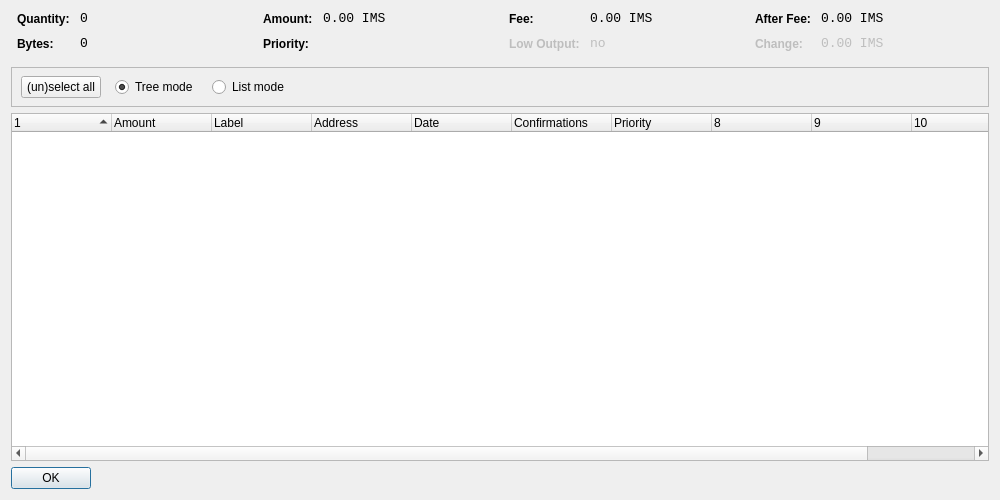
<?xml version="1.0" encoding="UTF-8"?>
<ui version="4.0">
 <class>CoinControlDialog</class>
 <widget class="QDialog" name="CoinControlDialog">
  <property name="geometry">
   <rect>
    <x>0</x>
    <y>0</y>
    <width>1000</width>
    <height>500</height>
   </rect>
  </property>
  <property name="windowTitle">
   <string>Coin Control</string>
  </property>
  <layout class="QVBoxLayout" name="verticalLayout">
   <item>
    <layout class="QHBoxLayout" name="horizontalLayoutTop" stretch="0,0,0,0">
     <property name="topMargin">
      <number>0</number>
     </property>
     <property name="bottomMargin">
      <number>10</number>
     </property>
     <item>
      <layout class="QFormLayout" name="formLayoutCoinControl1">
       <property name="horizontalSpacing">
        <number>10</number>
       </property>
       <property name="verticalSpacing">
        <number>10</number>
       </property>
       <property name="leftMargin">
        <number>6</number>
       </property>
       <property name="rightMargin">
        <number>6</number>
       </property>
       <item row="0" column="0">
        <widget class="QLabel" name="labelCoinControlQuantityText">
         <property name="styleSheet">
          <string notr="true">font-weight:bold;</string>
         </property>
         <property name="text">
          <string>Quantity:</string>
         </property>
        </widget>
       </item>
       <item row="0" column="1">
        <widget class="QLabel" name="labelCoinControlQuantity">
         <property name="font">
          <font>
           <family>Monospace</family>
           <pointsize>10</pointsize>
          </font>
         </property>
         <property name="cursor">
          <cursorShape>IBeamCursor</cursorShape>
         </property>
         <property name="contextMenuPolicy">
          <enum>Qt::ActionsContextMenu</enum>
         </property>
         <property name="text">
          <string notr="true">0</string>
         </property>
         <property name="textInteractionFlags">
          <set>Qt::LinksAccessibleByMouse|Qt::TextSelectableByKeyboard|Qt::TextSelectableByMouse</set>
         </property>
        </widget>
       </item>
       <item row="1" column="0">
        <widget class="QLabel" name="labelCoinControlBytesText">
         <property name="styleSheet">
          <string notr="true">font-weight:bold;</string>
         </property>
         <property name="text">
          <string>Bytes:</string>
         </property>
        </widget>
       </item>
       <item row="1" column="1">
        <widget class="QLabel" name="labelCoinControlBytes">
         <property name="font">
          <font>
           <family>Monospace</family>
           <pointsize>10</pointsize>
          </font>
         </property>
         <property name="cursor">
          <cursorShape>IBeamCursor</cursorShape>
         </property>
         <property name="contextMenuPolicy">
          <enum>Qt::ActionsContextMenu</enum>
         </property>
         <property name="text">
          <string notr="true">0</string>
         </property>
         <property name="textInteractionFlags">
          <set>Qt::LinksAccessibleByMouse|Qt::TextSelectableByKeyboard|Qt::TextSelectableByMouse</set>
         </property>
        </widget>
       </item>
      </layout>
     </item>
     <item>
      <layout class="QFormLayout" name="formLayoutCoinControl2">
       <property name="horizontalSpacing">
        <number>10</number>
       </property>
       <property name="verticalSpacing">
        <number>10</number>
       </property>
       <property name="leftMargin">
        <number>6</number>
       </property>
       <property name="rightMargin">
        <number>6</number>
       </property>
       <item row="0" column="0">
        <widget class="QLabel" name="labelCoinControlAmountText">
         <property name="styleSheet">
          <string notr="true">font-weight:bold;</string>
         </property>
         <property name="text">
          <string>Amount:</string>
         </property>
        </widget>
       </item>
       <item row="0" column="1">
        <widget class="QLabel" name="labelCoinControlAmount">
         <property name="font">
          <font>
           <family>Monospace</family>
           <pointsize>10</pointsize>
          </font>
         </property>
         <property name="cursor">
          <cursorShape>IBeamCursor</cursorShape>
         </property>
         <property name="contextMenuPolicy">
          <enum>Qt::ActionsContextMenu</enum>
         </property>
         <property name="text">
          <string notr="true">0.00 IMS</string>
         </property>
         <property name="textInteractionFlags">
          <set>Qt::LinksAccessibleByMouse|Qt::TextSelectableByKeyboard|Qt::TextSelectableByMouse</set>
         </property>
        </widget>
       </item>
       <item row="1" column="0">
        <widget class="QLabel" name="labelCoinControlPriorityText">
         <property name="styleSheet">
          <string notr="true">font-weight:bold;</string>
         </property>
         <property name="text">
          <string>Priority:</string>
         </property>
        </widget>
       </item>
       <item row="1" column="1">
        <widget class="QLabel" name="labelCoinControlPriority">
         <property name="font">
          <font>
           <family>Monospace</family>
           <pointsize>10</pointsize>
          </font>
         </property>
         <property name="cursor">
          <cursorShape>IBeamCursor</cursorShape>
         </property>
         <property name="contextMenuPolicy">
          <enum>Qt::ActionsContextMenu</enum>
         </property>
         <property name="text">
          <string/>
         </property>
         <property name="textInteractionFlags">
          <set>Qt::LinksAccessibleByMouse|Qt::TextSelectableByKeyboard|Qt::TextSelectableByMouse</set>
         </property>
        </widget>
       </item>
      </layout>
     </item>
     <item>
      <layout class="QFormLayout" name="formLayoutCoinControl3">
       <property name="horizontalSpacing">
        <number>10</number>
       </property>
       <property name="verticalSpacing">
        <number>10</number>
       </property>
       <property name="leftMargin">
        <number>6</number>
       </property>
       <property name="rightMargin">
        <number>6</number>
       </property>
       <item row="0" column="0">
        <widget class="QLabel" name="labelCoinControlFeeText">
         <property name="styleSheet">
          <string notr="true">font-weight:bold;</string>
         </property>
         <property name="text">
          <string>Fee:</string>
         </property>
        </widget>
       </item>
       <item row="0" column="1">
        <widget class="QLabel" name="labelCoinControlFee">
         <property name="font">
          <font>
           <family>Monospace</family>
           <pointsize>10</pointsize>
          </font>
         </property>
         <property name="cursor">
          <cursorShape>IBeamCursor</cursorShape>
         </property>
         <property name="contextMenuPolicy">
          <enum>Qt::ActionsContextMenu</enum>
         </property>
         <property name="text">
          <string notr="true">0.00 IMS</string>
         </property>
         <property name="textInteractionFlags">
          <set>Qt::LinksAccessibleByMouse|Qt::TextSelectableByKeyboard|Qt::TextSelectableByMouse</set>
         </property>
        </widget>
       </item>
       <item row="1" column="0">
        <widget class="QLabel" name="labelCoinControlLowOutputText">
         <property name="enabled">
          <bool>false</bool>
         </property>
         <property name="styleSheet">
          <string notr="true">font-weight:bold;</string>
         </property>
         <property name="text">
          <string>Low Output:</string>
         </property>
        </widget>
       </item>
       <item row="1" column="1">
        <widget class="QLabel" name="labelCoinControlLowOutput">
         <property name="enabled">
          <bool>false</bool>
         </property>
         <property name="font">
          <font>
           <family>Monospace</family>
           <pointsize>10</pointsize>
          </font>
         </property>
         <property name="cursor">
          <cursorShape>IBeamCursor</cursorShape>
         </property>
         <property name="contextMenuPolicy">
          <enum>Qt::ActionsContextMenu</enum>
         </property>
         <property name="text">
          <string notr="true">no</string>
         </property>
         <property name="textInteractionFlags">
          <set>Qt::LinksAccessibleByMouse|Qt::TextSelectableByKeyboard|Qt::TextSelectableByMouse</set>
         </property>
        </widget>
       </item>
      </layout>
     </item>
     <item>
      <layout class="QFormLayout" name="formLayoutCoinControl4">
       <property name="horizontalSpacing">
        <number>10</number>
       </property>
       <property name="verticalSpacing">
        <number>10</number>
       </property>
       <property name="leftMargin">
        <number>6</number>
       </property>
       <property name="rightMargin">
        <number>6</number>
       </property>
       <item row="0" column="0">
        <widget class="QLabel" name="labelCoinControlAfterFeeText">
         <property name="styleSheet">
          <string notr="true">font-weight:bold;</string>
         </property>
         <property name="text">
          <string>After Fee:</string>
         </property>
        </widget>
       </item>
       <item row="0" column="1">
        <widget class="QLabel" name="labelCoinControlAfterFee">
         <property name="font">
          <font>
           <family>Monospace</family>
           <pointsize>10</pointsize>
          </font>
         </property>
         <property name="cursor">
          <cursorShape>IBeamCursor</cursorShape>
         </property>
         <property name="contextMenuPolicy">
          <enum>Qt::ActionsContextMenu</enum>
         </property>
         <property name="text">
          <string notr="true">0.00 IMS</string>
         </property>
         <property name="textInteractionFlags">
          <set>Qt::LinksAccessibleByMouse|Qt::TextSelectableByKeyboard|Qt::TextSelectableByMouse</set>
         </property>
        </widget>
       </item>
       <item row="1" column="0">
        <widget class="QLabel" name="labelCoinControlChangeText">
         <property name="enabled">
          <bool>false</bool>
         </property>
         <property name="styleSheet">
          <string notr="true">font-weight:bold;</string>
         </property>
         <property name="text">
          <string>Change:</string>
         </property>
        </widget>
       </item>
       <item row="1" column="1">
        <widget class="QLabel" name="labelCoinControlChange">
         <property name="enabled">
          <bool>false</bool>
         </property>
         <property name="font">
          <font>
           <family>Monospace</family>
           <pointsize>10</pointsize>
          </font>
         </property>
         <property name="cursor">
          <cursorShape>IBeamCursor</cursorShape>
         </property>
         <property name="contextMenuPolicy">
          <enum>Qt::ActionsContextMenu</enum>
         </property>
         <property name="text">
          <string notr="true">0.00 IMS</string>
         </property>
         <property name="textInteractionFlags">
          <set>Qt::LinksAccessibleByMouse|Qt::TextSelectableByKeyboard|Qt::TextSelectableByMouse</set>
         </property>
        </widget>
       </item>
      </layout>
     </item>
    </layout>
   </item>
   <item>
    <widget class="QFrame" name="frame">
     <property name="minimumSize">
      <size>
       <width>0</width>
       <height>40</height>
      </size>
     </property>
     <property name="frameShape">
      <enum>QFrame::StyledPanel</enum>
     </property>
     <property name="frameShadow">
      <enum>QFrame::Sunken</enum>
     </property>
     <widget class="QWidget" name="horizontalLayoutWidget">
      <property name="geometry">
       <rect>
        <x>10</x>
        <y>0</y>
        <width>781</width>
        <height>41</height>
       </rect>
      </property>
      <layout class="QHBoxLayout" name="horizontalLayoutPanel" stretch="0,0,0,0,0">
       <property name="spacing">
        <number>14</number>
       </property>
       <item>
        <widget class="QPushButton" name="pushButtonSelectAll">
         <property name="sizePolicy">
          <sizepolicy hsizetype="Maximum" vsizetype="Fixed">
           <horstretch>0</horstretch>
           <verstretch>0</verstretch>
          </sizepolicy>
         </property>
         <property name="text">
          <string>(un)select all</string>
         </property>
        </widget>
       </item>
       <item>
        <widget class="QRadioButton" name="radioTreeMode">
         <property name="sizePolicy">
          <sizepolicy hsizetype="Maximum" vsizetype="Fixed">
           <horstretch>0</horstretch>
           <verstretch>0</verstretch>
          </sizepolicy>
         </property>
         <property name="text">
          <string>Tree mode</string>
         </property>
         <property name="checked">
          <bool>true</bool>
         </property>
        </widget>
       </item>
       <item>
        <widget class="QRadioButton" name="radioListMode">
         <property name="sizePolicy">
          <sizepolicy hsizetype="Maximum" vsizetype="Fixed">
           <horstretch>0</horstretch>
           <verstretch>0</verstretch>
          </sizepolicy>
         </property>
         <property name="text">
          <string>List mode</string>
         </property>
        </widget>
       </item>
       <item>
        <spacer name="horizontalSpacer">
         <property name="orientation">
          <enum>Qt::Horizontal</enum>
         </property>
         <property name="sizeHint" stdset="0">
          <size>
           <width>40</width>
           <height>20</height>
          </size>
         </property>
        </spacer>
       </item>
      </layout>
     </widget>
    </widget>
   </item>
   <item>
    <widget class="CoinControlTreeWidget" name="treeWidget">
     <property name="contextMenuPolicy">
      <enum>Qt::CustomContextMenu</enum>
     </property>
     <property name="sortingEnabled">
      <bool>false</bool>
     </property>
     <property name="columnCount">
      <number>11</number>
     </property>
     <attribute name="headerShowSortIndicator" stdset="0">
      <bool>true</bool>
     </attribute>
     <attribute name="headerStretchLastSection">
      <bool>false</bool>
     </attribute>
     <column>
      <property name="text">
       <string/>
      </property>
     </column>
     <column>
      <property name="text">
       <string>Amount</string>
      </property>
     </column>
     <column>
      <property name="text">
       <string>Label</string>
      </property>
     </column>
     <column>
      <property name="text">
       <string>Address</string>
      </property>
     </column>
     <column>
      <property name="text">
       <string>Date</string>
      </property>
     </column>
     <column>
      <property name="text">
       <string>Confirmations</string>
      </property>
      <property name="toolTip">
       <string>Confirmed</string>
      </property>
     </column>
     <column>
      <property name="text">
       <string>Priority</string>
      </property>
     </column>
     <column>
      <property name="text">
       <string/>
      </property>
     </column>
     <column>
      <property name="text">
       <string/>
      </property>
     </column>
     <column>
      <property name="text">
       <string/>
      </property>
     </column>
     <column>
      <property name="text">
       <string/>
      </property>
     </column>
    </widget>
   </item>
   <item>
    <widget class="QDialogButtonBox" name="buttonBox">
     <property name="sizePolicy">
      <sizepolicy hsizetype="Maximum" vsizetype="Fixed">
       <horstretch>0</horstretch>
       <verstretch>0</verstretch>
      </sizepolicy>
     </property>
     <property name="orientation">
      <enum>Qt::Horizontal</enum>
     </property>
     <property name="standardButtons">
      <set>QDialogButtonBox::Ok</set>
     </property>
    </widget>
   </item>
  </layout>
 </widget>
 <customwidgets>
  <customwidget>
   <class>CoinControlTreeWidget</class>
   <extends>QTreeWidget</extends>
   <header>coincontroltreewidget.h</header>
  </customwidget>
 </customwidgets>
 <resources/>
 <connections/>
</ui>
